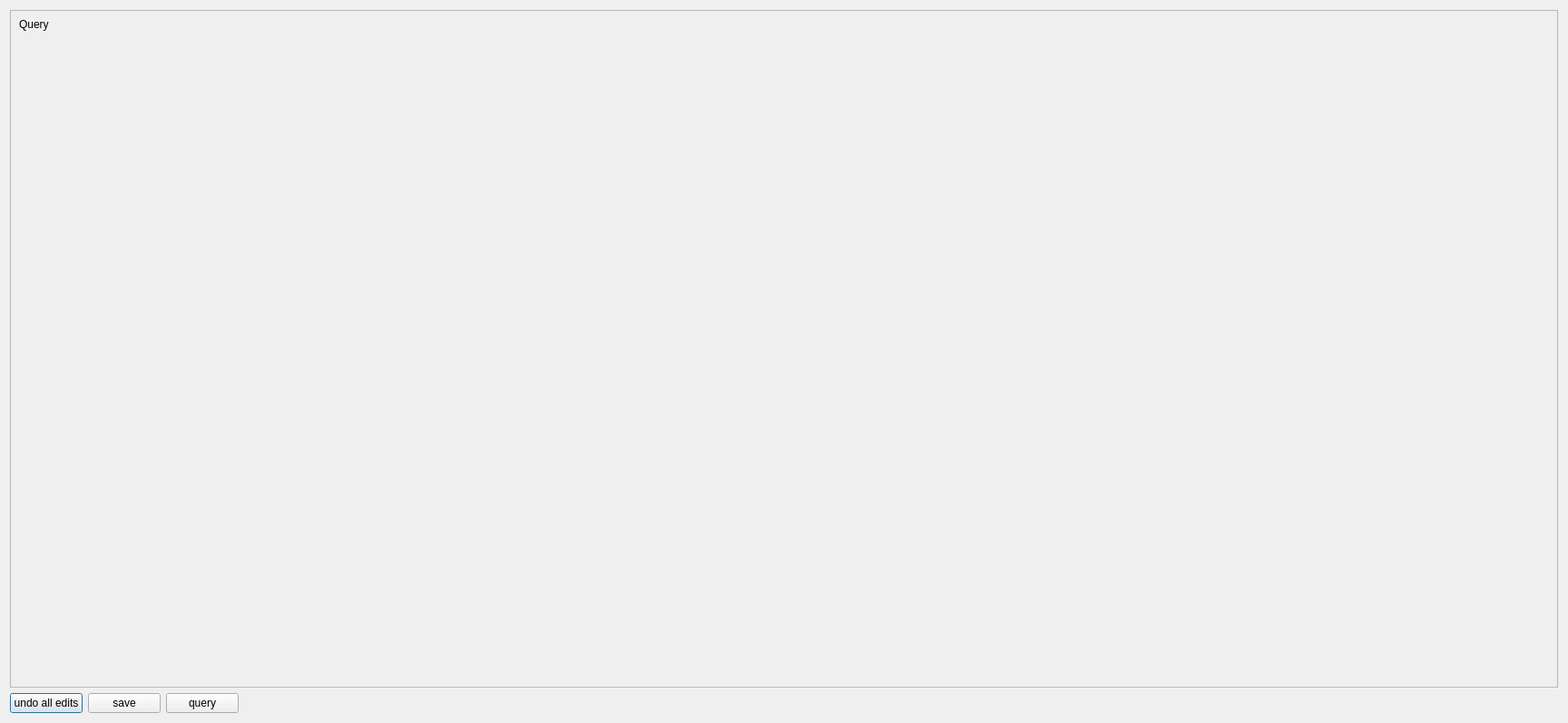
<?xml version="1.0" encoding="UTF-8"?>
<ui version="4.0">
 <class>Sqltable</class>
 <widget class="QDialog" name="Sqltable">
  <property name="geometry">
   <rect>
    <x>0</x>
    <y>0</y>
    <width>1728</width>
    <height>797</height>
   </rect>
  </property>
  <property name="sizePolicy">
   <sizepolicy hsizetype="Preferred" vsizetype="Preferred">
    <horstretch>0</horstretch>
    <verstretch>0</verstretch>
   </sizepolicy>
  </property>
  <property name="windowTitle">
   <string>Dialog</string>
  </property>
  <layout class="QVBoxLayout" name="verticalLayout_2">
   <item>
    <layout class="QVBoxLayout" name="verticalLayout"/>
   </item>
   <item>
    <widget class="QFrame" name="querytextframe">
     <property name="frameShape">
      <enum>QFrame::StyledPanel</enum>
     </property>
     <property name="frameShadow">
      <enum>QFrame::Raised</enum>
     </property>
     <widget class="QLabel" name="querylabel">
      <property name="geometry">
       <rect>
        <x>10</x>
        <y>0</y>
        <width>44</width>
        <height>32</height>
       </rect>
      </property>
      <property name="text">
       <string>Query</string>
      </property>
     </widget>
    </widget>
   </item>
   <item>
    <layout class="QHBoxLayout" name="horizontalLayout_2">
     <item>
      <layout class="QHBoxLayout" name="horizontalLayout">
       <item>
        <widget class="QPushButton" name="undo_all_edits_button">
         <property name="text">
          <string>undo all edits</string>
         </property>
        </widget>
       </item>
       <item>
        <widget class="QPushButton" name="save_button">
         <property name="text">
          <string>save</string>
         </property>
        </widget>
       </item>
       <item>
        <widget class="QPushButton" name="query_button">
         <property name="text">
          <string>query</string>
         </property>
        </widget>
       </item>
       <item>
        <spacer name="horizontalSpacer">
         <property name="orientation">
          <enum>Qt::Horizontal</enum>
         </property>
         <property name="sizeHint" stdset="0">
          <size>
           <width>40</width>
           <height>20</height>
          </size>
         </property>
        </spacer>
       </item>
      </layout>
     </item>
    </layout>
   </item>
  </layout>
 </widget>
 <resources/>
 <connections/>
</ui>
